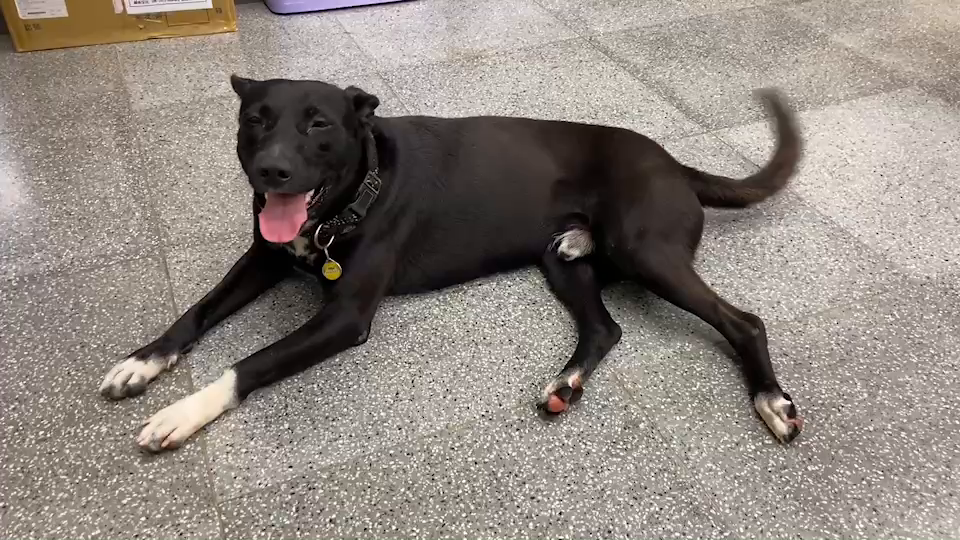
#> input picture frame 31 of test1.mp4, 960 x 540 px
$ python background_removal.py
#> lines starting #> are read from the running program, lines starting #| are printed output that depends on the picture; after the words box and inside, x2 and y2 are one past the last pixel; in counts of white or black regions, pixels touching at a corner belong together
import cv2
import numpy as np

cap = cv2.VideoCapture('test1.mp4')
kernel = cv2.getStructuringElement(cv2.MORPH_ELLIPSE,(3,3))
model = cv2.createBackgroundSubtractorMOG2()
fps = cap.get(cv2.CAP_PROP_FPS)
video_rect = []
success,frame = cap.read()
#> frame is the input picture: shape (540, 960, 3); mean B, G, R 127.4, 134.7, 143.4
size = (frame.shape[1],frame.shape[0])
#> size = (960, 540)
while(True):
	success, frame = cap.read()
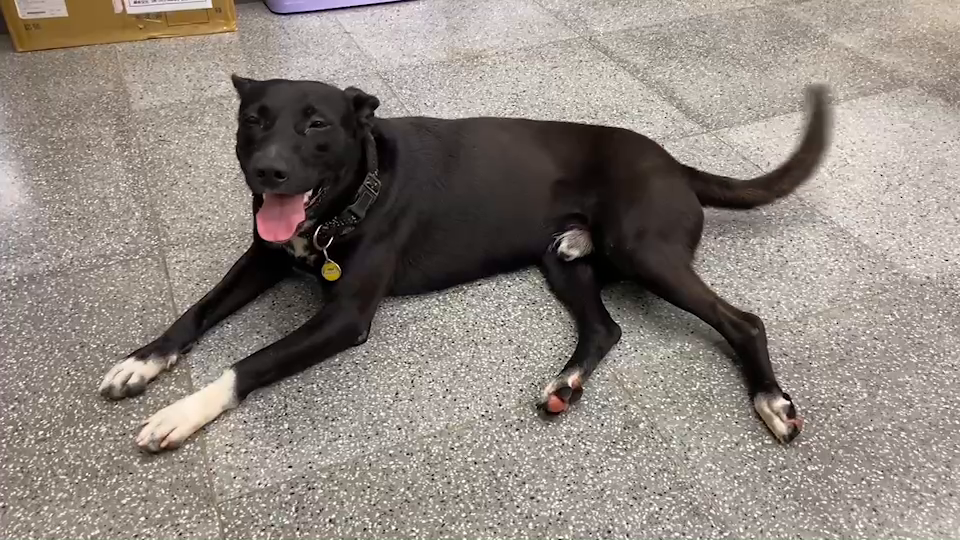
#> input picture frame 32 of test1.mp4, 960 x 540 px
#> frame is the input picture: shape (540, 960, 3); mean B, G, R 127.5, 134.7, 143.5
	if not success:
		break
	fgmk = model.apply(frame)
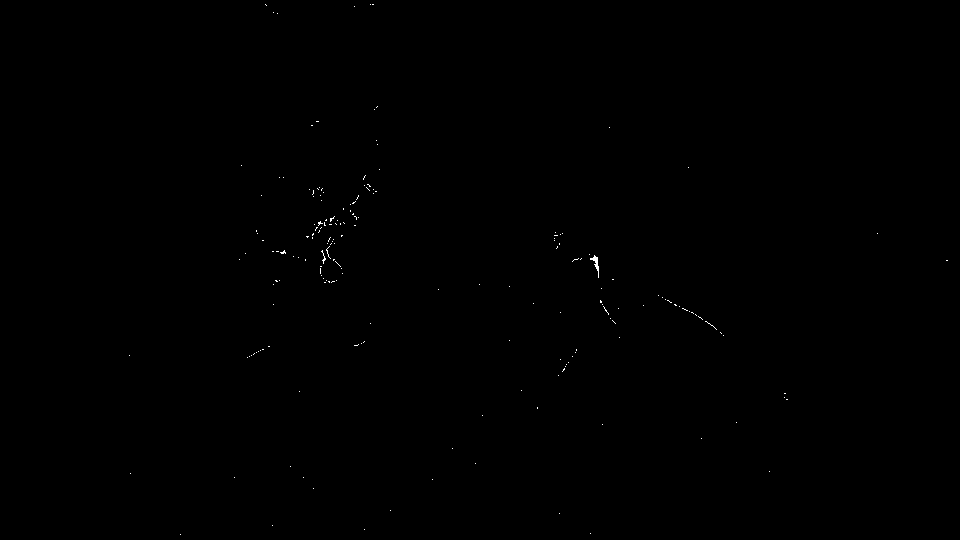
#> fgmk: shape (540, 960); values 127 (black) and 255 (white), 0.1% white in thin lines or dots, all inside (x1, y1, x2, y2) = (129, 4, 948, 535)
	fgmk = cv2.morphologyEx(fgmk,cv2.MORPH_OPEN,kernel)
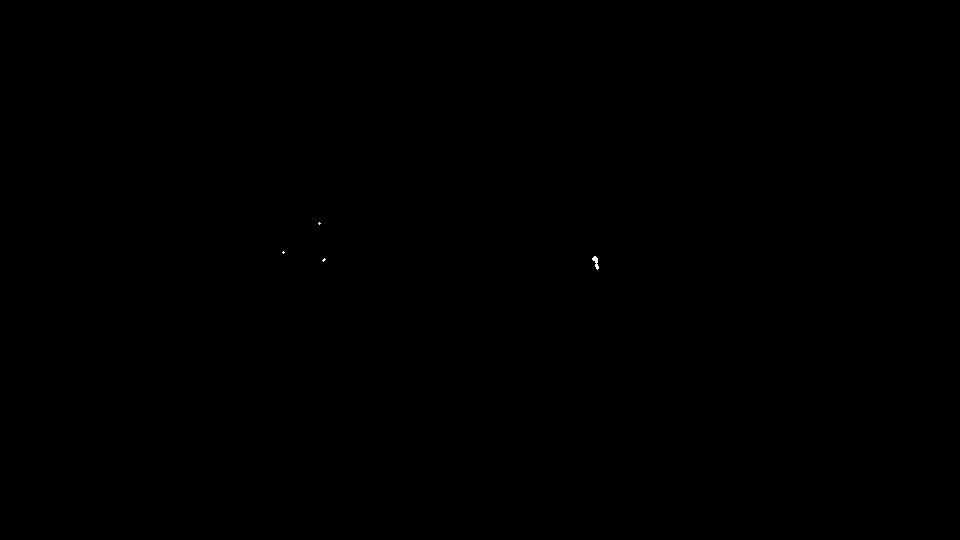
#> fgmk: shape (540, 960); values 127 (black) and 255 (white), 0.01% white in thin lines or dots, all inside (x1, y1, x2, y2) = (282, 222, 599, 270)
	contours,_ = cv2.findContours(fgmk,cv2.RETR_EXTERNAL,cv2.CHAIN_APPROX_SIMPLE)
#> contours = [[[0, 0], [0, 539], [959, 539], [959, 0]]]
	contours = contours
	cv2.waitKey(1000//int(fps))

	for c in contours:
		length = cv2.arcLength(c,True)
		if length>200:
			(x,y,w,h) = cv2.boundingRect(c)
			cv2.rectangle(frame,(x,y),(x+w,y+h),(0,255,0),2)
#> this loop made 1 pass
#> (c, length, x, y, w, h) on pass 1: ([[0, 0], [0, 539], [959, 539], [959, 0]], 2996, 0, 0, 960, 540)
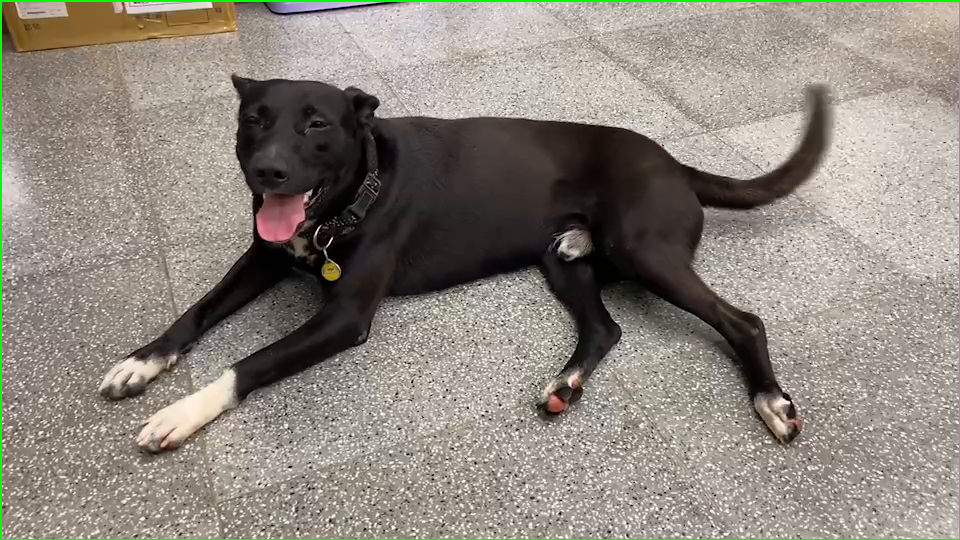
#> frame: shape (540, 960, 3); 0.87% of pixels changed, all inside (x1, y1, x2, y2) = (0, 0, 960, 540)
	cv2.imshow('fgmk',fgmk)
	cv2.imshow('frame',frame)
	video_rect.append(frame)
	cv2.waitKey(100//int(fps))
cap.release()
cv2.destroyAllWindows()

out_rect = cv2.VideoWriter('output_rect.mp4',cv2.VideoWriter_fourcc(*'DIVX'),fps,size)
for i in range(len(video_rect)):
	out_rect.write(video_rect[i])
out_rect.release()

$ run again, starting later in the video
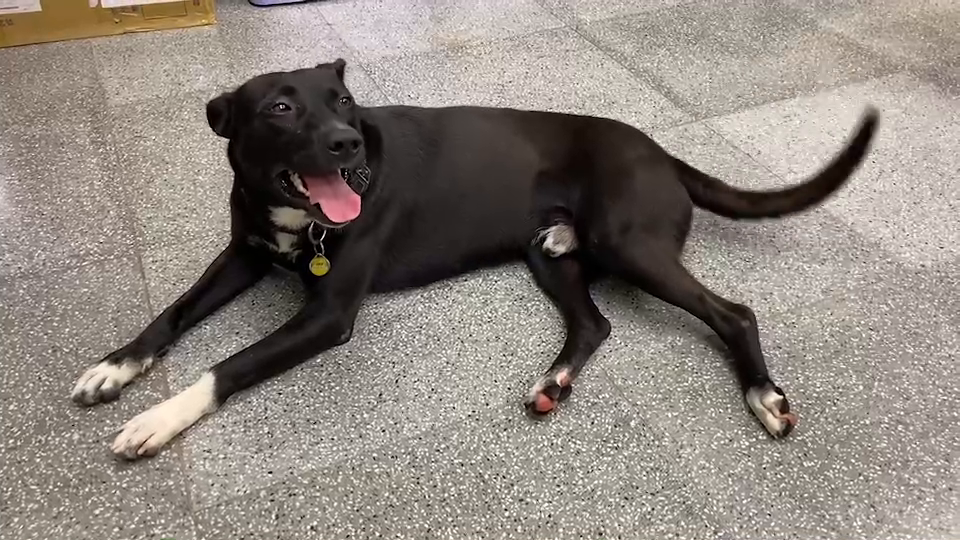
#> input picture frame 141 of test1.mp4, 960 x 540 px
#> frame is the input picture: shape (540, 960, 3); mean B, G, R 125.7, 133.4, 141.9
#> `fgmk = model.apply(frame)`:
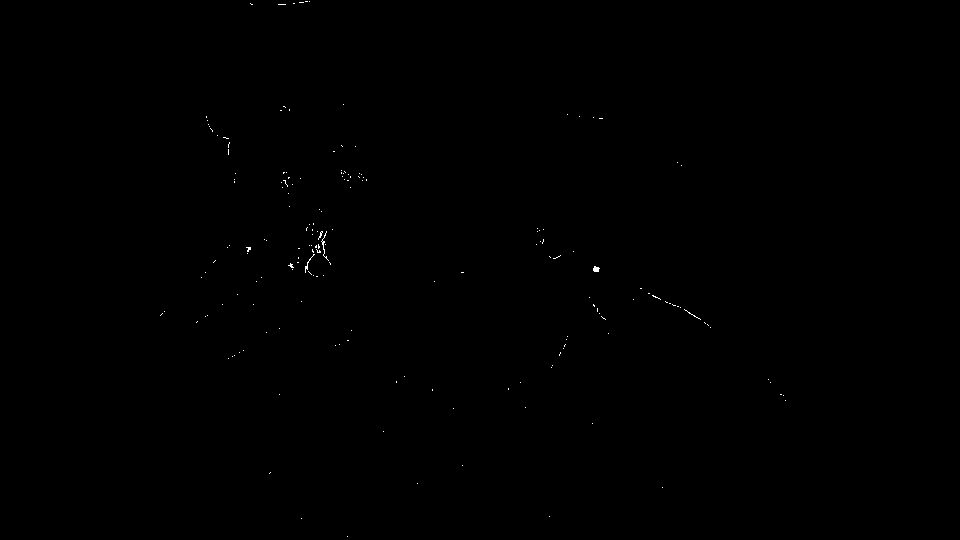
#> fgmk: shape (540, 960); values 127 (black) and 255 (white), 0.1% white in thin lines or dots, all inside (x1, y1, x2, y2) = (160, 1, 786, 537)
#> contours = [[[0, 0], [0, 539], [959, 539], [959, 0]]]
#> the loop `for c in contours:` made 1 pass
#> (c, length, x, y, w, h) on pass 1: ([[0, 0], [0, 539], [959, 539], [959, 0]], 2996, 0, 0, 960, 540)
#> after the loop `for c in contours:`:
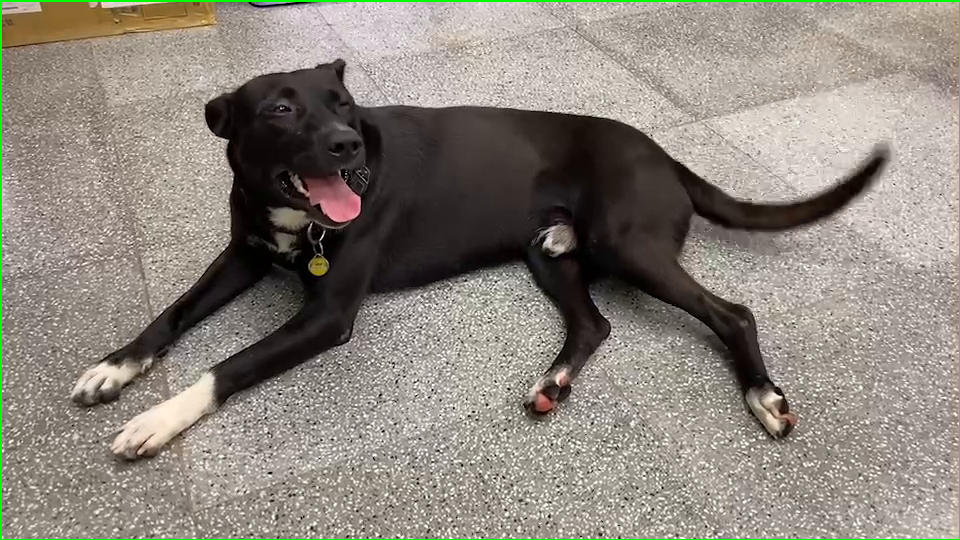
#> frame: shape (540, 960, 3); mean B, G, R 124.4, 134.1, 140.3

$ run again, starting later in the video
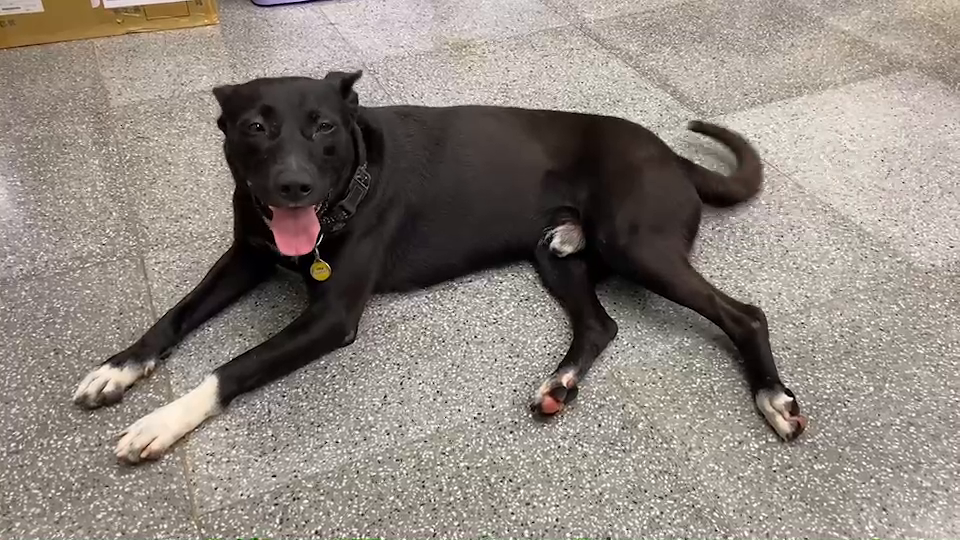
#> input picture frame 252 of test1.mp4, 960 x 540 px
#> frame is the input picture: shape (540, 960, 3); mean B, G, R 126.8, 134.3, 142.8
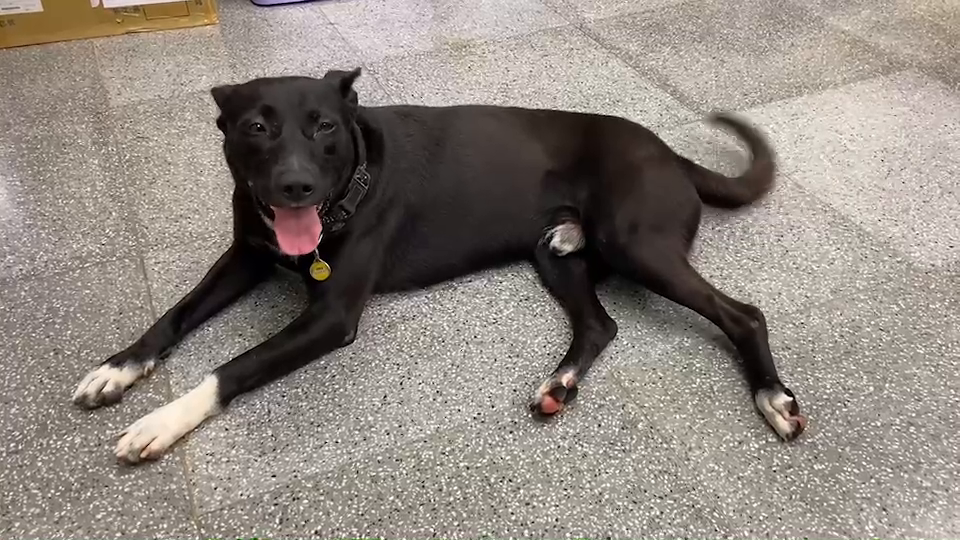
#> input picture frame 253 of test1.mp4, 960 x 540 px
#> frame is the input picture: shape (540, 960, 3); mean B, G, R 126.9, 134.4, 142.9
#> contours = [[[0, 0], [0, 539], [959, 539], [959, 0]]]
#> the loop `for c in contours:` made 1 pass
#> (c, length, x, y, w, h) on pass 1: ([[0, 0], [0, 539], [959, 539], [959, 0]], 2996, 0, 0, 960, 540)
#> after the loop `for c in contours:`:
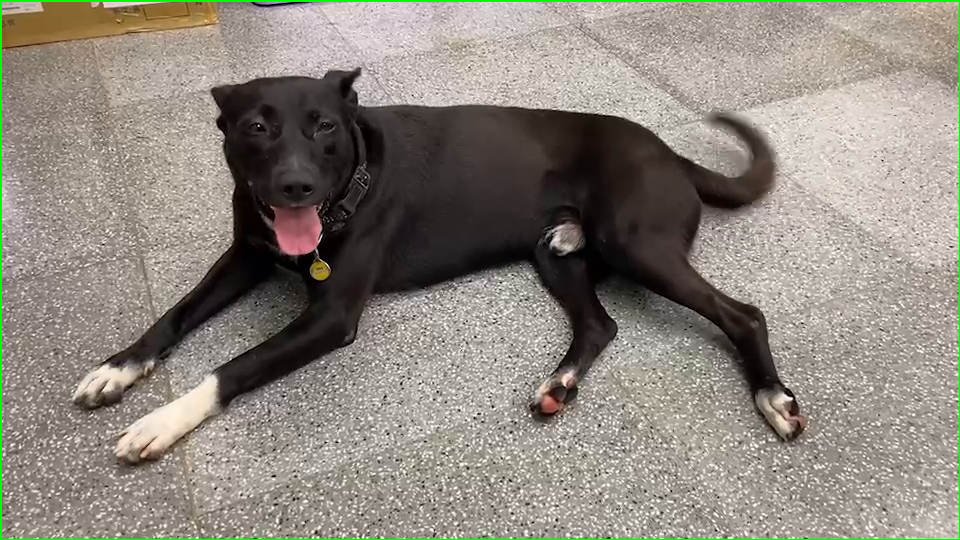
#> frame: shape (540, 960, 3); 0.87% of pixels changed, all inside (x1, y1, x2, y2) = (0, 0, 960, 540)
